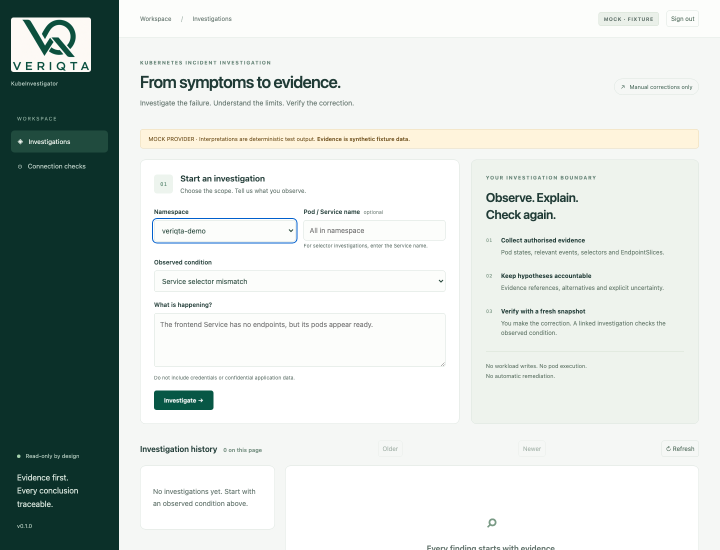
#> input picture docs/assets/screenshots/overview.png, 1440 x 1100 px (shown at 1/2 size); its folder holds 4 pictures in this run
$ python assets.py
#> lines starting #> are read from the running program, lines starting #| are printed output that depends on the picture
"""Render original SVG social art and an honest slideshow of real captured states."""

import hashlib
import json
from pathlib import Path
from PIL import Image, __version__ as pillow_version

root = Path(__file__).resolve().parents[1]
frames = []
for name in ["overview", "report", "evidence", "followup"]:
    with Image.open(root / f"docs/assets/screenshots/{name}.png") as image:
#> image is the input picture: PIL image 1440x1100 RGB; mean R, G, B 207.1, 214.8, 211.1
        image.thumbnail((960, 1000))
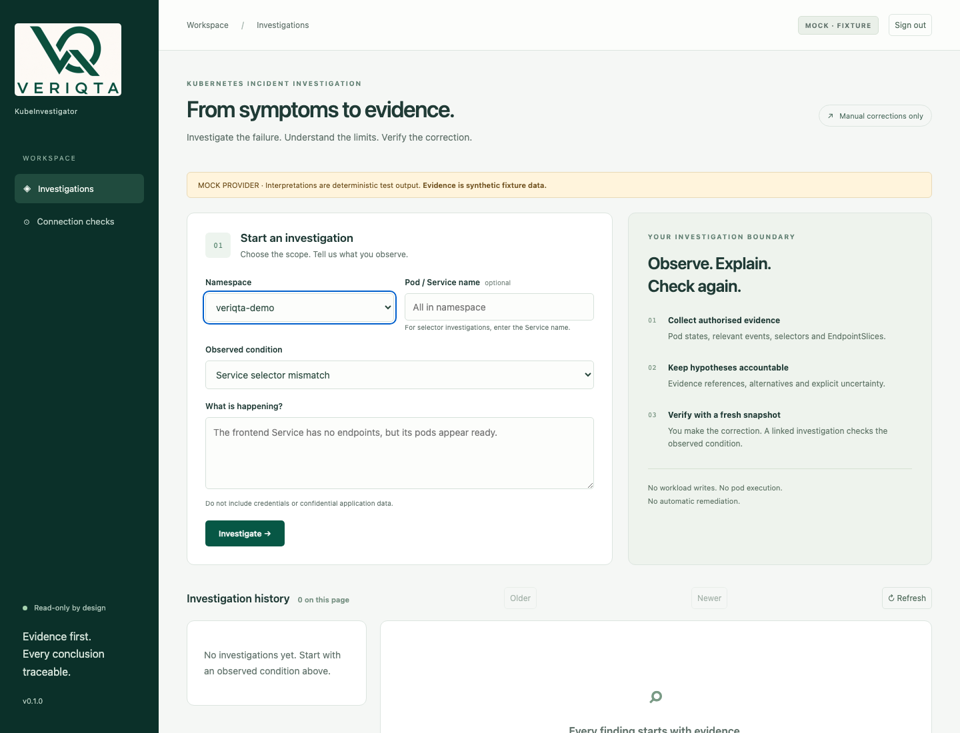
#> image: PIL image 960x733 RGB; mean R, G, B 207.1, 214.7, 211
        frame = Image.new("RGB", (960, 1000), "#f5f7f5")
        frame.paste(image, ((960 - image.width) // 2, 0))
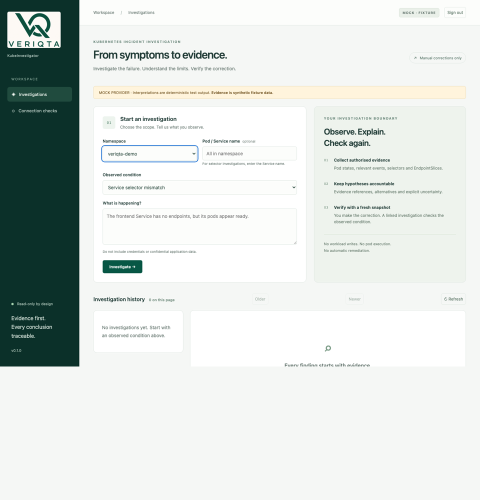
#> frame: PIL image 960x1000 RGB (shown at 1/2 size); mean R, G, B 217.2, 223.4, 220.1
#> (the run stopped early here; a loop or call above may not have finished)
